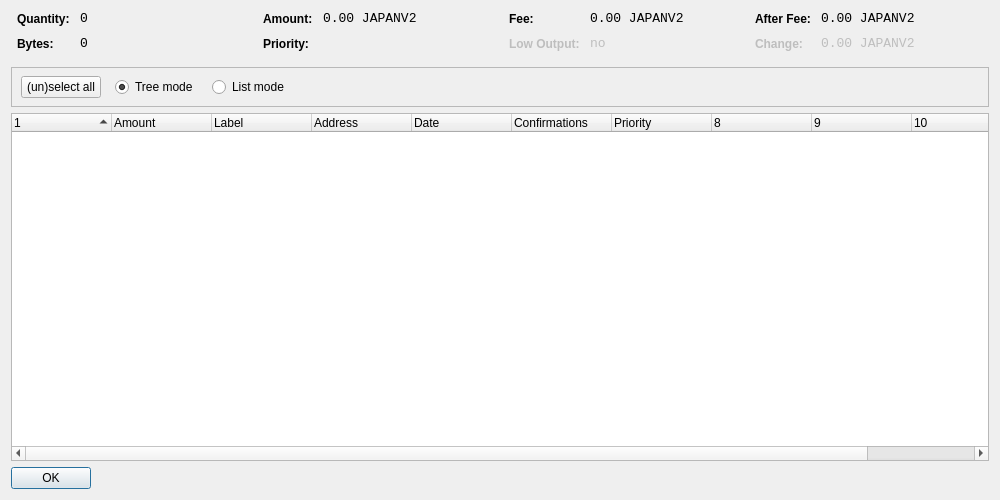
<?xml version="1.0" encoding="UTF-8"?>
<ui version="4.0">
 <class>CoinControlDialog</class>
 <widget class="QDialog" name="CoinControlDialog">
  <property name="geometry">
   <rect>
    <x>0</x>
    <y>0</y>
    <width>1000</width>
    <height>500</height>
   </rect>
  </property>
  <property name="windowTitle">
   <string>Coin Control</string>
  </property>
  <layout class="QVBoxLayout" name="verticalLayout">
   <item>
    <layout class="QHBoxLayout" name="horizontalLayoutTop" stretch="0,0,0,0">
     <property name="topMargin">
      <number>0</number>
     </property>
     <property name="bottomMargin">
      <number>10</number>
     </property>
     <item>
      <layout class="QFormLayout" name="formLayoutCoinControl1">
       <property name="horizontalSpacing">
        <number>10</number>
       </property>
       <property name="verticalSpacing">
        <number>10</number>
       </property>
       <property name="leftMargin">
        <number>6</number>
       </property>
       <property name="rightMargin">
        <number>6</number>
       </property>
       <item row="0" column="0">
        <widget class="QLabel" name="labelCoinControlQuantityText">
         <property name="styleSheet">
          <string notr="true">font-weight:bold;</string>
         </property>
         <property name="text">
          <string>Quantity:</string>
         </property>
        </widget>
       </item>
       <item row="0" column="1">
        <widget class="QLabel" name="labelCoinControlQuantity">
         <property name="font">
          <font>
           <family>Monospace</family>
           <pointsize>10</pointsize>
          </font>
         </property>
         <property name="cursor">
          <cursorShape>IBeamCursor</cursorShape>
         </property>
         <property name="contextMenuPolicy">
          <enum>Qt::ActionsContextMenu</enum>
         </property>
         <property name="text">
          <string notr="true">0</string>
         </property>
         <property name="textInteractionFlags">
          <set>Qt::LinksAccessibleByMouse|Qt::TextSelectableByKeyboard|Qt::TextSelectableByMouse</set>
         </property>
        </widget>
       </item>
       <item row="1" column="0">
        <widget class="QLabel" name="labelCoinControlBytesText">
         <property name="styleSheet">
          <string notr="true">font-weight:bold;</string>
         </property>
         <property name="text">
          <string>Bytes:</string>
         </property>
        </widget>
       </item>
       <item row="1" column="1">
        <widget class="QLabel" name="labelCoinControlBytes">
         <property name="font">
          <font>
           <family>Monospace</family>
           <pointsize>10</pointsize>
          </font>
         </property>
         <property name="cursor">
          <cursorShape>IBeamCursor</cursorShape>
         </property>
         <property name="contextMenuPolicy">
          <enum>Qt::ActionsContextMenu</enum>
         </property>
         <property name="text">
          <string notr="true">0</string>
         </property>
         <property name="textInteractionFlags">
          <set>Qt::LinksAccessibleByMouse|Qt::TextSelectableByKeyboard|Qt::TextSelectableByMouse</set>
         </property>
        </widget>
       </item>
      </layout>
     </item>
     <item>
      <layout class="QFormLayout" name="formLayoutCoinControl2">
       <property name="horizontalSpacing">
        <number>10</number>
       </property>
       <property name="verticalSpacing">
        <number>10</number>
       </property>
       <property name="leftMargin">
        <number>6</number>
       </property>
       <property name="rightMargin">
        <number>6</number>
       </property>
       <item row="0" column="0">
        <widget class="QLabel" name="labelCoinControlAmountText">
         <property name="styleSheet">
          <string notr="true">font-weight:bold;</string>
         </property>
         <property name="text">
          <string>Amount:</string>
         </property>
        </widget>
       </item>
       <item row="0" column="1">
        <widget class="QLabel" name="labelCoinControlAmount">
         <property name="font">
          <font>
           <family>Monospace</family>
           <pointsize>10</pointsize>
          </font>
         </property>
         <property name="cursor">
          <cursorShape>IBeamCursor</cursorShape>
         </property>
         <property name="contextMenuPolicy">
          <enum>Qt::ActionsContextMenu</enum>
         </property>
         <property name="text">
          <string notr="true">0.00 JAPANV2</string>
         </property>
         <property name="textInteractionFlags">
          <set>Qt::LinksAccessibleByMouse|Qt::TextSelectableByKeyboard|Qt::TextSelectableByMouse</set>
         </property>
        </widget>
       </item>
       <item row="1" column="0">
        <widget class="QLabel" name="labelCoinControlPriorityText">
         <property name="styleSheet">
          <string notr="true">font-weight:bold;</string>
         </property>
         <property name="text">
          <string>Priority:</string>
         </property>
        </widget>
       </item>
       <item row="1" column="1">
        <widget class="QLabel" name="labelCoinControlPriority">
         <property name="font">
          <font>
           <family>Monospace</family>
           <pointsize>10</pointsize>
          </font>
         </property>
         <property name="cursor">
          <cursorShape>IBeamCursor</cursorShape>
         </property>
         <property name="contextMenuPolicy">
          <enum>Qt::ActionsContextMenu</enum>
         </property>
         <property name="text">
          <string/>
         </property>
         <property name="textInteractionFlags">
          <set>Qt::LinksAccessibleByMouse|Qt::TextSelectableByKeyboard|Qt::TextSelectableByMouse</set>
         </property>
        </widget>
       </item>
      </layout>
     </item>
     <item>
      <layout class="QFormLayout" name="formLayoutCoinControl3">
       <property name="horizontalSpacing">
        <number>10</number>
       </property>
       <property name="verticalSpacing">
        <number>10</number>
       </property>
       <property name="leftMargin">
        <number>6</number>
       </property>
       <property name="rightMargin">
        <number>6</number>
       </property>
       <item row="0" column="0">
        <widget class="QLabel" name="labelCoinControlFeeText">
         <property name="styleSheet">
          <string notr="true">font-weight:bold;</string>
         </property>
         <property name="text">
          <string>Fee:</string>
         </property>
        </widget>
       </item>
       <item row="0" column="1">
        <widget class="QLabel" name="labelCoinControlFee">
         <property name="font">
          <font>
           <family>Monospace</family>
           <pointsize>10</pointsize>
          </font>
         </property>
         <property name="cursor">
          <cursorShape>IBeamCursor</cursorShape>
         </property>
         <property name="contextMenuPolicy">
          <enum>Qt::ActionsContextMenu</enum>
         </property>
         <property name="text">
          <string notr="true">0.00 JAPANV2</string>
         </property>
         <property name="textInteractionFlags">
          <set>Qt::LinksAccessibleByMouse|Qt::TextSelectableByKeyboard|Qt::TextSelectableByMouse</set>
         </property>
        </widget>
       </item>
       <item row="1" column="0">
        <widget class="QLabel" name="labelCoinControlLowOutputText">
         <property name="enabled">
          <bool>false</bool>
         </property>
         <property name="styleSheet">
          <string notr="true">font-weight:bold;</string>
         </property>
         <property name="text">
          <string>Low Output:</string>
         </property>
        </widget>
       </item>
       <item row="1" column="1">
        <widget class="QLabel" name="labelCoinControlLowOutput">
         <property name="enabled">
          <bool>false</bool>
         </property>
         <property name="font">
          <font>
           <family>Monospace</family>
           <pointsize>10</pointsize>
          </font>
         </property>
         <property name="cursor">
          <cursorShape>IBeamCursor</cursorShape>
         </property>
         <property name="contextMenuPolicy">
          <enum>Qt::ActionsContextMenu</enum>
         </property>
         <property name="text">
          <string notr="true">no</string>
         </property>
         <property name="textInteractionFlags">
          <set>Qt::LinksAccessibleByMouse|Qt::TextSelectableByKeyboard|Qt::TextSelectableByMouse</set>
         </property>
        </widget>
       </item>
      </layout>
     </item>
     <item>
      <layout class="QFormLayout" name="formLayoutCoinControl4">
       <property name="horizontalSpacing">
        <number>10</number>
       </property>
       <property name="verticalSpacing">
        <number>10</number>
       </property>
       <property name="leftMargin">
        <number>6</number>
       </property>
       <property name="rightMargin">
        <number>6</number>
       </property>
       <item row="0" column="0">
        <widget class="QLabel" name="labelCoinControlAfterFeeText">
         <property name="styleSheet">
          <string notr="true">font-weight:bold;</string>
         </property>
         <property name="text">
          <string>After Fee:</string>
         </property>
        </widget>
       </item>
       <item row="0" column="1">
        <widget class="QLabel" name="labelCoinControlAfterFee">
         <property name="font">
          <font>
           <family>Monospace</family>
           <pointsize>10</pointsize>
          </font>
         </property>
         <property name="cursor">
          <cursorShape>IBeamCursor</cursorShape>
         </property>
         <property name="contextMenuPolicy">
          <enum>Qt::ActionsContextMenu</enum>
         </property>
         <property name="text">
          <string notr="true">0.00 JAPANV2</string>
         </property>
         <property name="textInteractionFlags">
          <set>Qt::LinksAccessibleByMouse|Qt::TextSelectableByKeyboard|Qt::TextSelectableByMouse</set>
         </property>
        </widget>
       </item>
       <item row="1" column="0">
        <widget class="QLabel" name="labelCoinControlChangeText">
         <property name="enabled">
          <bool>false</bool>
         </property>
         <property name="styleSheet">
          <string notr="true">font-weight:bold;</string>
         </property>
         <property name="text">
          <string>Change:</string>
         </property>
        </widget>
       </item>
       <item row="1" column="1">
        <widget class="QLabel" name="labelCoinControlChange">
         <property name="enabled">
          <bool>false</bool>
         </property>
         <property name="font">
          <font>
           <family>Monospace</family>
           <pointsize>10</pointsize>
          </font>
         </property>
         <property name="cursor">
          <cursorShape>IBeamCursor</cursorShape>
         </property>
         <property name="contextMenuPolicy">
          <enum>Qt::ActionsContextMenu</enum>
         </property>
         <property name="text">
          <string notr="true">0.00 JAPANV2</string>
         </property>
         <property name="textInteractionFlags">
          <set>Qt::LinksAccessibleByMouse|Qt::TextSelectableByKeyboard|Qt::TextSelectableByMouse</set>
         </property>
        </widget>
       </item>
      </layout>
     </item>
    </layout>
   </item>
   <item>
    <widget class="QFrame" name="frame">
     <property name="minimumSize">
      <size>
       <width>0</width>
       <height>40</height>
      </size>
     </property>
     <property name="frameShape">
      <enum>QFrame::StyledPanel</enum>
     </property>
     <property name="frameShadow">
      <enum>QFrame::Sunken</enum>
     </property>
     <widget class="QWidget" name="horizontalLayoutWidget">
      <property name="geometry">
       <rect>
        <x>10</x>
        <y>0</y>
        <width>781</width>
        <height>41</height>
       </rect>
      </property>
      <layout class="QHBoxLayout" name="horizontalLayoutPanel" stretch="0,0,0,0,0">
       <property name="spacing">
        <number>14</number>
       </property>
       <item>
        <widget class="QPushButton" name="pushButtonSelectAll">
         <property name="sizePolicy">
          <sizepolicy hsizetype="Maximum" vsizetype="Fixed">
           <horstretch>0</horstretch>
           <verstretch>0</verstretch>
          </sizepolicy>
         </property>
         <property name="text">
          <string>(un)select all</string>
         </property>
        </widget>
       </item>
       <item>
        <widget class="QRadioButton" name="radioTreeMode">
         <property name="sizePolicy">
          <sizepolicy hsizetype="Maximum" vsizetype="Fixed">
           <horstretch>0</horstretch>
           <verstretch>0</verstretch>
          </sizepolicy>
         </property>
         <property name="text">
          <string>Tree mode</string>
         </property>
         <property name="checked">
          <bool>true</bool>
         </property>
        </widget>
       </item>
       <item>
        <widget class="QRadioButton" name="radioListMode">
         <property name="sizePolicy">
          <sizepolicy hsizetype="Maximum" vsizetype="Fixed">
           <horstretch>0</horstretch>
           <verstretch>0</verstretch>
          </sizepolicy>
         </property>
         <property name="text">
          <string>List mode</string>
         </property>
        </widget>
       </item>
       <item>
        <spacer name="horizontalSpacer">
         <property name="orientation">
          <enum>Qt::Horizontal</enum>
         </property>
         <property name="sizeHint" stdset="0">
          <size>
           <width>40</width>
           <height>20</height>
          </size>
         </property>
        </spacer>
       </item>
      </layout>
     </widget>
    </widget>
   </item>
   <item>
    <widget class="CoinControlTreeWidget" name="treeWidget">
     <property name="contextMenuPolicy">
      <enum>Qt::CustomContextMenu</enum>
     </property>
     <property name="sortingEnabled">
      <bool>false</bool>
     </property>
     <property name="columnCount">
      <number>11</number>
     </property>
     <attribute name="headerShowSortIndicator" stdset="0">
      <bool>true</bool>
     </attribute>
     <attribute name="headerStretchLastSection">
      <bool>false</bool>
     </attribute>
     <column>
      <property name="text">
       <string/>
      </property>
     </column>
     <column>
      <property name="text">
       <string>Amount</string>
      </property>
     </column>
     <column>
      <property name="text">
       <string>Label</string>
      </property>
     </column>
     <column>
      <property name="text">
       <string>Address</string>
      </property>
     </column>
     <column>
      <property name="text">
       <string>Date</string>
      </property>
     </column>
     <column>
      <property name="text">
       <string>Confirmations</string>
      </property>
      <property name="toolTip">
       <string>Confirmed</string>
      </property>
     </column>
     <column>
      <property name="text">
       <string>Priority</string>
      </property>
     </column>
     <column>
      <property name="text">
       <string/>
      </property>
     </column>
     <column>
      <property name="text">
       <string/>
      </property>
     </column>
     <column>
      <property name="text">
       <string/>
      </property>
     </column>
     <column>
      <property name="text">
       <string/>
      </property>
     </column>
    </widget>
   </item>
   <item>
    <widget class="QDialogButtonBox" name="buttonBox">
     <property name="sizePolicy">
      <sizepolicy hsizetype="Maximum" vsizetype="Fixed">
       <horstretch>0</horstretch>
       <verstretch>0</verstretch>
      </sizepolicy>
     </property>
     <property name="orientation">
      <enum>Qt::Horizontal</enum>
     </property>
     <property name="standardButtons">
      <set>QDialogButtonBox::Ok</set>
     </property>
    </widget>
   </item>
  </layout>
 </widget>
 <customwidgets>
  <customwidget>
   <class>CoinControlTreeWidget</class>
   <extends>QTreeWidget</extends>
   <header>coincontroltreewidget.h</header>
  </customwidget>
 </customwidgets>
 <resources/>
 <connections/>
</ui>
